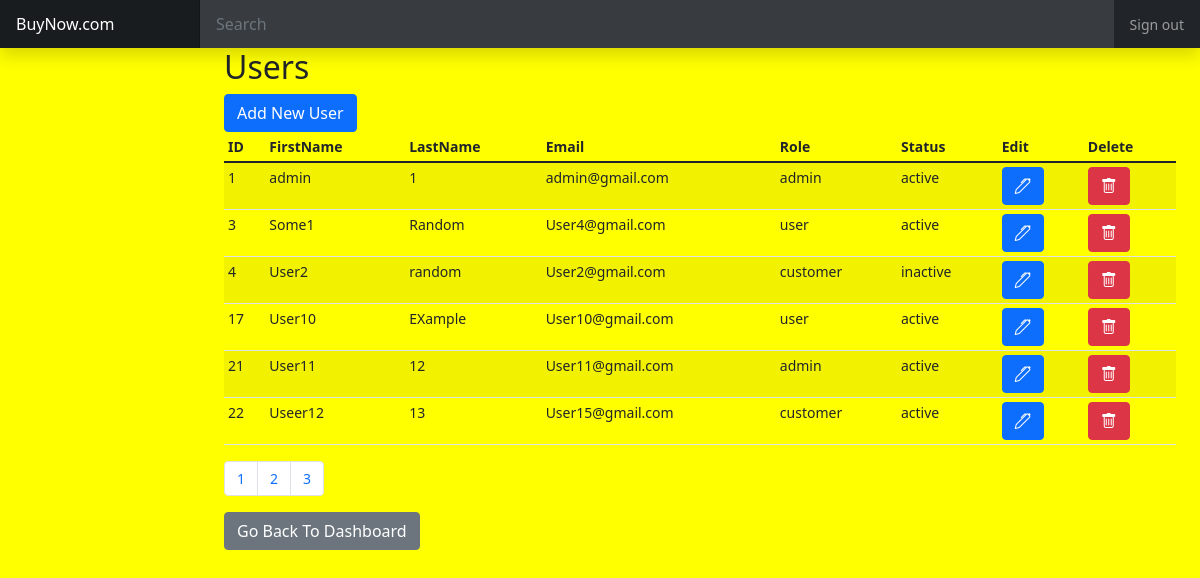
The app's page /users.php (signed in) with its own data.
### tables this page shows
CREATE TABLE `User` (
  `id` int UNSIGNED NOT NULL,
  `firstname` varchar(30) NOT NULL,
  `lastname` varchar(30) NOT NULL,
  `email` varchar(50) DEFAULT NULL,
  `password` varchar(50) DEFAULT NULL,
  `role` enum('admin','user','manager','customer') DEFAULT NULL,
  `status` enum('active','inactive') DEFAULT NULL
);

### users.php (the view, shortened to what this page needs)
<?php
include 'header.php';
if(!isset($_SESSION['user'])||$_SESSION['admin']==0){
  ?>
  <p>ACCESS DENIED!</p>
  <?php }
  else {
?>
  <link href="dashboard.css" rel="stylesheet">
  <link rel="stylesheet" href="https://cdn.jsdelivr.net/npm/bootstrap-icons@1.3.0/font/bootstrap-icons.css">
  </head>
  <body>
  <header class="navbar navbar-dark sticky-top bg-dark flex-md-nowrap p-0 shadow">
  <a class="navbar-brand col-md-3 col-lg-2 me-0 px-3" href="dashboard.php">BuyNow.com</a>
  <input class="form-control form-control-dark w-100" type="text" placeholder="Search" aria-label="Search">
  <div class="navbar-nav">
    <?php if(isset($_SESSION['user'])) { ?>
    <div class="nav-item text-nowrap">
      <a class="nav-link px-3" href="signout.php">Sign out</a>
    </div>
    <?php } ?>
  </div>
</header>
  <div class="container-fluid">
  <div class="row">
    <main class="col-md-9 ms-sm-auto col-lg-10 px-md-4">
<h2 >Users</h2>
      <div class="table-responsive">
<button type="button" class="btn btn-primary" data-bs-toggle="modal" data-bs-target="#exampleModal">
  Add New User
</button>
        <table class="table table-striped table-sm">
          <thead>
            <tr>
              <th scope="col">ID</th>
              <th scope="col">FirstName</th>
              <th scope="col">LastName</th>
              <th scope="col">Email</th>
              <th scope="col">Role</th>
              <th scope="col">Status</th>
              <th scope="col">Edit</th>
              <th scope="col">Delete</th>
            </tr>
          </thead>
          <tbody>
            <?php
            try {
              $sql = "SELECT *
              from User";
                $res=$conn->query($sql);
                $rowss = $res->fetchAll(PDO::FETCH_ASSOC);
                $total=count($rowss);
              $limit=6;
                if(isset($_GET['page']))
                $page=$_GET['page'];
                else
                $page=1;
                $start=($page-1)*$limit;
                $pages=ceil($total/$limit);
              $sql = "SELECT *
                       from User LIMIT $start,$limit";
               $res=$conn->query($sql);
               $rows = $res->fetchAll(PDO::FETCH_ASSOC);
               foreach($rows as $key => $val){     ?>
                <tr >
                  <td><?php echo($val['id']);?></td>
                  <td><?php echo($val['firstname']);?></td>
                  <td><?php echo($val['lastname']);?></td>
                  <td><?php echo($val['email']);?></td>
                  <td><?php echo($val['role']);?></td>
                  <td><?php echo($val['status']);?></td>
                  <td><a href="#" class="edit btn btn-primary" id="<?php echo($val['id']);?>" data-bs-toggle="modal" data-bs-target="#editModal"> <i class="bi bi-pen"></i> </a> </td>
                  <td><a href="#" class="delete btn btn-danger" id="<?php echo($val['id']);?>"> <i class="bi bi-trash"></i> </a> </td>
               </tr>
               <?php
               }
            } catch(PDOException $e) {
              echo "Connection failed: " . $e->getMessage();
            }
?>
          </tbody>
        </table>
        <nav aria-label="Page navigation example">
  <ul class="pagination">
     <?php for($i=1;$i<=$pages;$i++) { ?>
      <li class="page-item"><a class="page-link" href="?page=<?php echo($i);?>"><?php echo($i);?></a></li>
       <?php } ?>
  </ul>
</nav>
        <button id="dashboard" class="btn btn-secondary">Go Back To  Dashboard</button>
      </div>
</main>
</div>
</div>
</body>
</html>
<?php }
?>

### dashboard.css (style rules this page uses)
body { font-size: .875rem; }
.navbar-brand { padding-top: .75rem; padding-bottom: .75rem; font-size: 1rem; background-color: rgba(0, 0, 0, .25); box-shadow: inset -1px 0 0 rgba(0, 0, 0, .25); }
.navbar .form-control { padding: .75rem 1rem; border-width: 0; border-radius: 0; }
.form-control-dark { color: #fff; background-color: rgba(255, 255, 255, .1); border-color: rgba(255, 255, 255, .1); }

### header.php (style rules this page uses)
body { background-color:yellow; }

### records on screen
user: id "1", firstname "admin", lastname "1", email "admin@gmail.com", role "admin", status "active"
user: id "3", firstname "Some1", lastname "Random", email "User4@gmail.com", role "user", status "active"
user: id "4", firstname "User2", lastname "random", email "User2@gmail.com", role "customer", status "inactive"
user: id "17", firstname "User10", lastname "EXample", email "User10@gmail.com", role "user", status "active"
user: id "21", firstname "User11", lastname "12", email "User11@gmail.com", role "admin", status "active"
user: id "22", firstname "Useer12", lastname "13", email "User15@gmail.com", role "customer", status "active"
